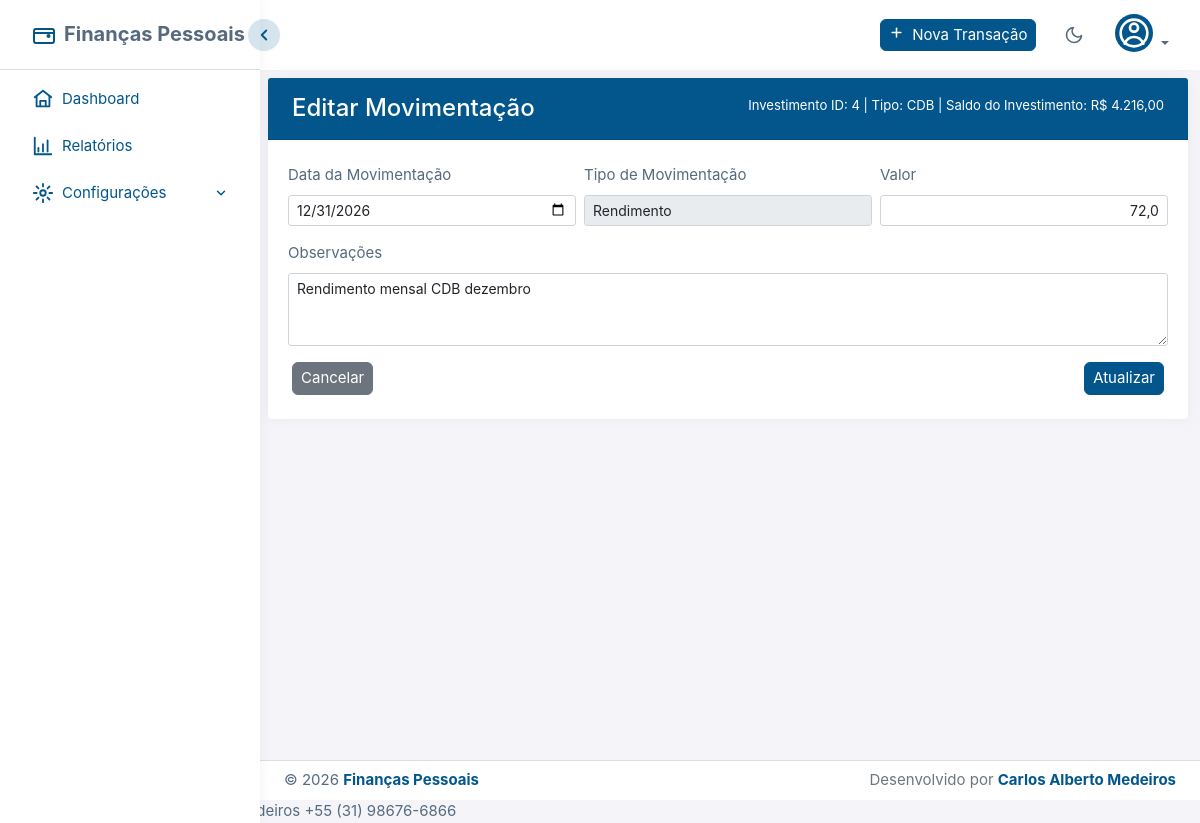
Screenshot of /investimento/movimentacao/57/editar (signed in) with the database file from the repository.
### app/models.py (models this page shows, shortened)
class Investimento(db.Model):
    id = db.Column(db.Integer, primary_key=True)
    tipo_investimento_id = db.Column(db.Integer, db.ForeignKey("tipo_investimento.id"), nullable=True)
    tipo_investimento = db.relationship("TipoInvestimento", backref="investimentos")
    data_abertura = db.Column(db.Date, nullable=False, default=datetime.utcnow)
    movimentacoes = db.relationship(
        "MovimentacaoInvestimento",
        backref="investimento",
        lazy=True,
        cascade="all, delete-orphan",
    )
    @property
    def saldo_atual(self):
        if not self.movimentacoes:
            return 0.0
        movimentacoes_validas = [m for m in self.movimentacoes if m.id is not None]
        if not movimentacoes_validas:
            return 0.0
        ultima = max(movimentacoes_validas, key=lambda m: m.id)
        return ultima.saldo_atual or 0.0

class TipoInvestimento(db.Model):
    __tablename__ = "tipo_investimento"
    id = db.Column(db.Integer, primary_key=True)
    nome = db.Column(db.String(100), nullable=False)
    descricao = db.Column(db.String(200), nullable=True)
    ativo = db.Column(db.Boolean, default=True)
    user_id = db.Column(db.Integer, db.ForeignKey("users.id"), nullable=False)
    user = db.relationship("User", backref="tipos_investimento")

class MovimentacaoInvestimento(db.Model):
    id = db.Column(db.Integer, primary_key=True)
    investimento_id = db.Column(db.Integer, db.ForeignKey("investimento.id"), nullable=False)
    data_movimentacao = db.Column(db.Date, nullable=False)
    tipo_movimentacao = db.Column(db.String(20), nullable=False)
    valor = db.Column(db.Float, nullable=False)
    saldo_anterior = db.Column(db.Float, nullable=False)
    saldo_atual = db.Column(db.Float, nullable=False)
    observacoes = db.Column(db.Text, nullable=True)
    user_id = db.Column(db.Integer, db.ForeignKey("users.id"), nullable=False)
    user = db.relationship("User", backref="movimentacoes_investimento")
    conta_id = db.Column(db.Integer, db.ForeignKey("conta.id"), nullable=False)
    conta = db.relationship("Conta", backref="movimentacoes_investimento")

### routes/investimento.py (the view, shortened to what this page needs)
@investimento_bp.route("/movimentacao/<int:movimentacao_id>/editar", methods=["GET", "POST"])
@login_required
def editar_movimentacao(movimentacao_id):
    movimentacao = MovimentacaoInvestimento.query.filter_by(id=movimentacao_id, user_id=current_user.id).first_or_404()
    investimento = _user_investment_or_404(movimentacao.investimento_id)
    form = MovimentacaoInvestimentoForm(obj=movimentacao)
    conta_info = None
    conta_atual = get_current_conta()
    if conta_atual:
        max_edit_value = conta_atual.saldo_atual or 0.0
        if movimentacao.tipo_movimentacao == "aplicacao" and movimentacao.conta_id == conta_atual.id:
            max_edit_value += movimentacao.valor or 0.0
        conta_info = {
            "nome": conta_atual.nome,
            "saldo_atual": conta_atual.saldo_atual or 0.0,
            "max_edit_value": max_edit_value,
        }
    return render_template(
        "edit_movimentacao_investimento.html",
        form=form,
        movimentacao=movimentacao,
        investimento=investimento,
        conta_info=conta_info,
    )

### app/forms.py
class MovimentacaoInvestimentoForm(FlaskForm):
    data_movimentacao = DateField("Data da Movimentação", validators=[DataRequired()])
    tipo_movimentacao = SelectField(
        "Tipo de Movimentação",
        choices=[
            ("aplicacao", "Aplicação"),
            ("resgate", "Resgate"),
            ("rendimento", "Rendimento")
        ],
        validators=[DataRequired()]
    )
    valor = FloatField("Valor", validators=[DataRequired()])
    observacoes = TextAreaField("Observações", validators=[Optional(), Length(max=500)])
    submit = SubmitField("Salvar")

### app/__init__.py (called while the page is built, shortened)
def format_currency(value):
    if value is None:
        return "0,00"
    try:
        if isinstance(value, str):
            value = value.replace(" ", "").replace("R$", "").strip()
            if "," in value:
                value = value.replace(".", "").replace(",", ".")
            value = float(value)
        abs_value = abs(value)
        integer_part = int(abs_value)
        decimal_part = int(round((abs_value - integer_part) * 100))
        integer_str = f"{integer_part:,}".replace(",", ".")
        decimal_str = f"{decimal_part:02d}"
        formatted = f"{integer_str},{decimal_str}"
        if value < 0:
            formatted = f"-{formatted}"
        return formatted
    except (ValueError, TypeError):
        return "0,00"

def get_database_path():
    from config import Config
    db_uri = Config.SQLALCHEMY_DATABASE_URI
    if db_uri.startswith('sqlite:///'):
        db_path = db_uri.replace('sqlite:///', '')
        return db_path
    return None

def get_backup_dir():
    configured = Config.BACKUP_DIR or str(Path.home() / "Financas_Pessoais" / "backup")
    return configured

def ensure_backup_exists():
    if not Config.ENABLE_AUTO_BACKUP:
        return
    backup_dir = get_backup_dir()
    db_path = get_database_path()
    if not os.path.exists(backup_dir):
        try:
            os.makedirs(backup_dir)
        except Exception as e:
            print(f"[AVISO] Não foi possível criar diretório de backup: {e}")
            return

### app/models.py (called while the page is built)
@login_manager.user_loader
def load_user(id):
    return db.session.get(User, int(id))

    @property
    def is_admin(self):
        return (self.username or "").lower() == "admin"

### app/templates/edit_movimentacao_investimento.html (shortened to what this page needs)
{% extends "index.html" %}
{% block index %}
<div class="card">
  <div class="card-header d-flex justify-content-between bg-primary text-white">
    <h4 class="mb-0">Editar Movimentação</h4>
    <div class="text-white">
      <small>Investimento ID: {{ investimento.id }} | Tipo: {{ investimento.tipo_investimento.nome if investimento.tipo_investimento else 'N/A' }} | Saldo do Investimento: R$ {{ (investimento.saldo_atual or 0.0)|currency }}</small>
    </div>
  </div>
  <div class="card-body">
    <form method="POST">
      <div class="row mb-3 px-1">
        <div class="col-md-4 px-1">
          {{ form.data_movimentacao.label(class="form-label") }}
          {{ form.data_movimentacao(class="form-control form-control-sm", type="date") }}
        </div>
        <div class="col-md-4 px-1">
          {{ form.tipo_movimentacao.label(class="form-label") }}
          {{ form.tipo_movimentacao(class="form-control form-control-sm", disabled=true) }}
        </div>
        <div class="col-md-4 px-1">
          {{ form.valor.label(class="form-label") }}
          {{ form.valor(class="form-control form-control-sm currency-input text-end", step="0.01", min="0", value=form.valor.data|string|replace('.', ',') if form.valor.data else '0,00') }}
        </div>
      </div>
      <div class="row mb-3 px-1">
        <div class="col-md-12 px-1">
          {{ form.observacoes.label(class="form-label") }}
          {{ form.observacoes(class="form-control form-control-sm", rows="3") }}
        </div>
      </div>
      <div class="d-flex justify-content-between">
        <a href="{{ url_for('investimento.listar_movimentacoes', investimento_id=investimento.id) }}" class="btn btn-secondary btn-sm">Cancelar</a>
        <button type="submit" class="btn btn-primary btn-sm">Atualizar</button>
      </div>
    </form>
  </div>
</div>
{% endblock %}

### app/static/css/tokens.css (style rules this page uses)
:root { --app-body-bg: #f5f5f9; --app-surface: #ffffff; --app-surface-2: #f5f5f9; --app-surface-hover: #f5f5f9; --app-text: #566a7f; --app-text-strong: #2b354f; --app-text-muted: #a1acb8; --app-border: #d9dee3; --app-border-translucent: rgba(67, 89, 113, 0.15); --app-primary: #02568c; --app-primary-contrast: #ffffff; --app-accent-text: #02568c; --app-accent-soft: rgba(2, 86, 140, 0.16); --app-accent-soft-2: rgba(2, 86, 140, 0.08); --app-accent-hover-text: #1a4a7a; --app-success: #71dd37; --app-info: #03c3ec; --app-warning: #ffab00; --app-danger: #ff3e1d; --app-shadow-sm: 0 0.0625rem 0.125rem rgba(161, 172, 184, 0.075); --app-shadow: 0 0 0.875rem 0 rgba(33, 37, 41, 0.05); --app-shadow-lg: 0 0.25rem 1rem rgba(161, 172, 184, 0.45); --app-chart-text: #697a8d; --app-chart-grid: rgba(0, 0, 0, 0.08); --app-chart-income: #198754; --app-chart-income-fill: rgba(25, 135, 84, 0.12); --app-chart-expense: #b02a37; --app-chart-expense-fill: rgba(176, 42, 55, 0.10); --app-chart-balance: #02568c; --app-chart-balance-fill: rgba(2, 86, 140, 0.10); --app-chart-category-1: #02568c; --app-chart-category-2: #1a9b72; --app-chart-category-3: #087990; --app-chart-category-4: #a66b00; --app-chart-category-5: #b02a37; --app-chart-tooltip-bg: #ffffff; --app-chart-tooltip-text: #2b354f; --app-chart-tooltip-border: #d9dee3; --app-focus-ring: #02568c; --app-watermark: rgba(0, 0, 0, 0.1); --bs-body-bg: var(--app-body-bg); --bs-body-color: var(--app-text); --bs-emphasis-color: var(--app-text-strong); --bs-border-color: var(--app-border); --bs-border-color-translucent: var(--app-border-translucent); --bs-secondary-bg: var(--app-surface-2); --bs-tertiary-bg: var(--app-surface); --bs-heading-color: var(--app-text); --bs-link-color: var(--app-accent-text); --bs-link-hover-color: var(--app-accent-hover-text); }

### rows the page displays
Investimento: id "4"
TipoInvestimento: tipo_investimento "CDB"
MovimentacaoInvestimento: saldo_atual "4.216,00", data_movimentacao "12/31/2026", tipo_movimentacao "Rendimento", valor "72,0", observacoes "Rendimento mensal CDB dezembro"
